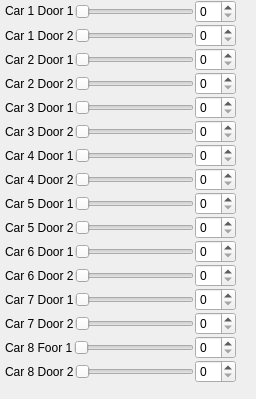
              <widget class="QWidget" name="scrollAreaWidgetContents">
               <property name="geometry">
                <rect>
                 <x>0</x>
                 <y>0</y>
                 <width>256</width>
                 <height>399</height>
                </rect>
               </property>
               <layout class="QVBoxLayout" name="verticalLayout_9">
                <property name="spacing">
                 <number>1</number>
                </property>
                <property name="leftMargin">
                 <number>5</number>
                </property>
                <property name="topMargin">
                 <number>0</number>
                </property>
                <property name="rightMargin">
                 <number>20</number>
                </property>
                <property name="bottomMargin">
                 <number>0</number>
                </property>
                <item>
                 <layout class="QHBoxLayout" name="p1_horizontalLayout_1">
                  <item>
                   <widget class="QLabel" name="label">
                    <property name="maximumSize">
                     <size>
                      <width>16777215</width>
                      <height>22</height>
                     </size>
                    </property>
                    <property name="text">
                     <string>Car 1 Door 1</string>
                    </property>
                   </widget>
                  </item>
                  <item>
                   <widget class="QSlider" name="p1_horizontalSlider_1">
                    <property name="orientation">
                     <enum>Qt::Horizontal</enum>
                    </property>
                   </widget>
                  </item>
                  <item>
                   <widget class="QSpinBox" name="p1_spinBox_1"/>
                  </item>
                 </layout>
                </item>
                <item>
                 <layout class="QHBoxLayout" name="p1_horizontalLayout_2">
                  <item>
                   <widget class="QLabel" name="label_11">
                    <property name="text">
                     <string>Car 1 Door 2</string>
                    </property>
                   </widget>
                  </item>
                  <item>
                   <widget class="QSlider" name="p1_horizontalSlider_2">
                    <property name="orientation">
                     <enum>Qt::Horizontal</enum>
                    </property>
                   </widget>
                  </item>
                  <item>
                   <widget class="QSpinBox" name="p1_spinBox_2"/>
                  </item>
                 </layout>
                </item>
                <item>
                 <layout class="QHBoxLayout" name="p1_horizontalLayout_3">
                  <item>
                   <widget class="QLabel" name="label_2">
                    <property name="text">
                     <string>Car 2 Door 1</string>
                    </property>
                   </widget>
                  </item>
                  <item>
                   <widget class="QSlider" name="p1_horizontalSlider_3">
                    <property name="orientation">
                     <enum>Qt::Horizontal</enum>
                    </property>
                   </widget>
                  </item>
                  <item>
                   <widget class="QSpinBox" name="p1_spinBox_3"/>
                  </item>
                 </layout>
                </item>
                <item>
                 <layout class="QHBoxLayout" name="p1_horizontalLayout_4">
                  <item>
                   <widget class="QLabel" name="label_9">
                    <property name="text">
                     <string>Car 2 Door 2</string>
                    </property>
                   </widget>
                  </item>
                  <item>
                   <widget class="QSlider" name="p1_horizontalSlider_4">
                    <property name="orientation">
                     <enum>Qt::Horizontal</enum>
                    </property>
                   </widget>
                  </item>
                  <item>
                   <widget class="QSpinBox" name="p1_spinBox_4"/>
                  </item>
                 </layout>
                </item>
                <item>
                 <layout class="QHBoxLayout" name="p1_horizontalLayout_5">
                  <item>
                   <widget class="QLabel" name="label_19">
                    <property name="text">
                     <string>Car 3 Door 1</string>
                    </property>
                   </widget>
                  </item>
                  <item>
                   <widget class="QSlider" name="p1_horizontalSlider_5">
                    <property name="orientation">
                     <enum>Qt::Horizontal</enum>
                    </property>
                   </widget>
                  </item>
                  <item>
                   <widget class="QSpinBox" name="p1_spinBox_5"/>
                  </item>
                 </layout>
                </item>
                <item>
                 <layout class="QHBoxLayout" name="p1_horizontalLayout_6">
                  <item>
                   <widget class="QLabel" name="label_18">
                    <property name="text">
                     <string>Car 3 Door 2</string>
                    </property>
                   </widget>
                  </item>
                  <item>
                   <widget class="QSlider" name="p1_horizontalSlider_6">
                    <property name="orientation">
                     <enum>Qt::Horizontal</enum>
                    </property>
                   </widget>
                  </item>
                  <item>
                   <widget class="QSpinBox" name="p1_spinBox_6"/>
                  </item>
                 </layout>
                </item>
                <item>
                 <layout class="QHBoxLayout" name="p1_horizontalLayout_7">
                  <item>
                   <widget class="QLabel" name="label_17">
                    <property name="text">
                     <string>Car 4 Door 1</string>
                    </property>
                   </widget>
                  </item>
                  <item>
                   <widget class="QSlider" name="p1_horizontalSlider_7">
                    <property name="orientation">
                     <enum>Qt::Horizontal</enum>
                    </property>
                   </widget>
                  </item>
                  <item>
                   <widget class="QSpinBox" name="p1_spinBox_7"/>
                  </item>
                 </layout>
                </item>
                <item>
                 <layout class="QHBoxLayout" name="p1_horizontalLayout_8">
                  <item>
                   <widget class="QLabel" name="label_16">
                    <property name="text">
                     <string>Car 4 Door 2</string>
                    </property>
                   </widget>
                  </item>
                  <item>
                   <widget class="QSlider" name="p1_horizontalSlider_8">
                    <property name="orientation">
                     <enum>Qt::Horizontal</enum>
                    </property>
                   </widget>
                  </item>
                  <item>
                   <widget class="QSpinBox" name="p1_spinBox_8"/>
                  </item>
                 </layout>
                </item>
                <item>
                 <layout class="QHBoxLayout" name="p1_horizontalLayout_9">
                  <item>
                   <widget class="QLabel" name="label_15">
                    <property name="text">
                     <string>Car 5 Door 1</string>
                    </property>
                   </widget>
                  </item>
                  <item>
                   <widget class="QSlider" name="p1_horizontalSlider_9">
                    <property name="orientation">
                     <enum>Qt::Horizontal</enum>
                    </property>
                   </widget>
                  </item>
                  <item>
                   <widget class="QSpinBox" name="p1_spinBox_9"/>
                  </item>
                 </layout>
                </item>
                <item>
                 <layout class="QHBoxLayout" name="p1_horizontalLayout_10">
                  <item>
                   <widget class="QLabel" name="label_14">
                    <property name="text">
                     <string>Car 5 Door 2</string>
                    </property>
                   </widget>
                  </item>
                  <item>
                   <widget class="QSlider" name="p1_horizontalSlider_10">
                    <property name="orientation">
                     <enum>Qt::Horizontal</enum>
                    </property>
                   </widget>
                  </item>
                  <item>
                   <widget class="QSpinBox" name="p1_spinBox_10"/>
                  </item>
                 </layout>
                </item>
                <item>
                 <layout class="QHBoxLayout" name="p1_horizontalLayout_11">
                  <item>
                   <widget class="QLabel" name="label_13">
                    <property name="text">
                     <string>Car 6 Door 1</string>
                    </property>
                   </widget>
                  </item>
                  <item>
                   <widget class="QSlider" name="p1_horizontalSlider_11">
                    <property name="orientation">
                     <enum>Qt::Horizontal</enum>
                    </property>
                   </widget>
                  </item>
                  <item>
                   <widget class="QSpinBox" name="p1_spinBox_11"/>
                  </item>
                 </layout>
                </item>
                <item>
                 <layout class="QHBoxLayout" name="p1_horizontalLayout_12">
                  <item>
                   <widget class="QLabel" name="label_12">
                    <property name="text">
                     <string>Car 6 Door 2</string>
                    </property>
                   </widget>
                  </item>
                  <item>
                   <widget class="QSlider" name="p1_horizontalSlider_12">
                    <property name="orientation">
                     <enum>Qt::Horizontal</enum>
                    </property>
                   </widget>
                  </item>
                  <item>
                   <widget class="QSpinBox" name="p1_spinBox_12"/>
                  </item>
                 </layout>
                </item>
                <item>
                 <layout class="QHBoxLayout" name="p1_horizontalLayout_13">
                  <item>
                   <widget class="QLabel" name="label_10">
                    <property name="text">
                     <string>Car 7 Door 1</string>
                    </property>
                   </widget>
                  </item>
                  <item>
                   <widget class="QSlider" name="p1_horizontalSlider_13">
                    <property name="orientation">
                     <enum>Qt::Horizontal</enum>
                    </property>
                   </widget>
                  </item>
                  <item>
                   <widget class="QSpinBox" name="p1_spinBox_13"/>
                  </item>
                 </layout>
                </item>
                <item>
                 <layout class="QHBoxLayout" name="p1_horizontalLayout_14">
                  <item>
                   <widget class="QLabel" name="label_6">
                    <property name="text">
                     <string>Car 7 Door 2</string>
                    </property>
                   </widget>
                  </item>
                  <item>
                   <widget class="QSlider" name="p1_horizontalSlider_14">
                    <property name="orientation">
                     <enum>Qt::Horizontal</enum>
                    </property>
                   </widget>
                  </item>
                  <item>
                   <widget class="QSpinBox" name="p1_spinBox_14"/>
                  </item>
                 </layout>
                </item>
                <item>
                 <layout class="QHBoxLayout" name="p1_horizontalLayout_15">
                  <item>
                   <widget class="QLabel" name="label_7">
                    <property name="text">
                     <string>Car 8 Foor 1</string>
                    </property>
                   </widget>
                  </item>
                  <item>
                   <widget class="QSlider" name="p1_horizontalSlider_15">
                    <property name="orientation">
                     <enum>Qt::Horizontal</enum>
                    </property>
                   </widget>
                  </item>
                  <item>
                   <widget class="QSpinBox" name="p1_spinBox_15"/>
                  </item>
                 </layout>
                </item>
                <item>
                 <layout class="QHBoxLayout" name="p1_horizontalLayout_16">
                  <item>
                   <widget class="QLabel" name="label_4">
                    <property name="text">
                     <string>Car 8 Door 2</string>
                    </property>
                   </widget>
                  </item>
                  <item>
                   <widget class="QSlider" name="p1_horizontalSlider_16">
                    <property name="orientation">
                     <enum>Qt::Horizontal</enum>
                    </property>
                   </widget>
                  </item>
                  <item>
                   <widget class="QSpinBox" name="p1_spinBox_16"/>
                  </item>
                 </layout>
                </item>
               </layout>
              </widget>
